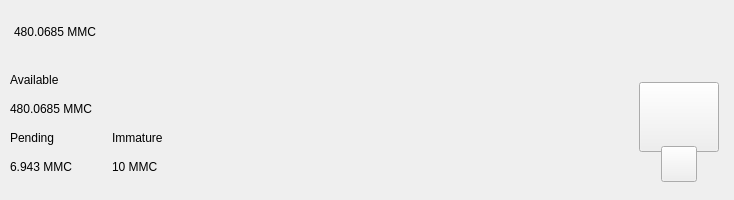
<?xml version="1.0" encoding="UTF-8"?>
<ui version="4.0">
 <class>TopBar</class>
 <widget class="QWidget" name="TopBar">
  <property name="geometry">
   <rect>
    <x>0</x>
    <y>0</y>
    <width>734</width>
    <height>200</height>
   </rect>
  </property>
  <property name="minimumSize">
   <size>
    <width>0</width>
    <height>200</height>
   </size>
  </property>
  <property name="maximumSize">
   <size>
    <width>16777215</width>
    <height>200</height>
   </size>
  </property>
  <property name="windowTitle">
   <string>Form</string>
  </property>
  <layout class="QVBoxLayout" name="verticalLayout_10" stretch="0">
   <property name="spacing">
    <number>0</number>
   </property>
   <property name="leftMargin">
    <number>0</number>
   </property>
   <property name="topMargin">
    <number>0</number>
   </property>
   <property name="rightMargin">
    <number>0</number>
   </property>
   <property name="bottomMargin">
    <number>0</number>
   </property>
   <item>
    <widget class="PFBorderImage" name="containerTop">
     <layout class="QVBoxLayout" name="verticalLayout_11">
      <property name="spacing">
       <number>0</number>
      </property>
      <property name="leftMargin">
       <number>0</number>
      </property>
      <property name="topMargin">
       <number>0</number>
      </property>
      <property name="rightMargin">
       <number>0</number>
      </property>
      <property name="bottomMargin">
       <number>0</number>
      </property>
      <item>
       <widget class="QWidget" name="top_container_2" native="true">
        <property name="minimumSize">
         <size>
          <width>0</width>
          <height>65</height>
         </size>
        </property>
        <layout class="QHBoxLayout" name="top_container">
         <property name="spacing">
          <number>0</number>
         </property>
         <property name="leftMargin">
          <number>14</number>
         </property>
         <property name="topMargin">
          <number>0</number>
         </property>
         <property name="rightMargin">
          <number>14</number>
         </property>
         <property name="bottomMargin">
          <number>0</number>
         </property>
         <item alignment="Qt::AlignVCenter">
          <widget class="QWidget" name="widgetTopAmount" native="true">
           <property name="sizePolicy">
            <sizepolicy hsizetype="Preferred" vsizetype="Maximum">
             <horstretch>0</horstretch>
             <verstretch>0</verstretch>
            </sizepolicy>
           </property>
           <layout class="QHBoxLayout" name="horizontalLayout_5">
            <property name="spacing">
             <number>0</number>
            </property>
            <property name="leftMargin">
             <number>0</number>
            </property>
            <property name="topMargin">
             <number>0</number>
            </property>
            <property name="rightMargin">
             <number>0</number>
            </property>
            <property name="bottomMargin">
             <number>0</number>
            </property>
            <item alignment="Qt::AlignTop">
             <widget class="QLabel" name="labelAmountTopPiv">
              <property name="minimumSize">
               <size>
                <width>0</width>
                <height>36</height>
               </size>
              </property>
              <property name="styleSheet">
               <string notr="true">padding:0px;margin:0px;</string>
              </property>
              <property name="text">
               <string notr="true">480.0685 MMC</string>
              </property>
             </widget>
            </item>
           </layout>
          </widget>
         </item>
         <item>
          <spacer name="horizontalSpacer">
           <property name="orientation">
            <enum>Qt::Horizontal</enum>
           </property>
           <property name="sizeHint" stdset="0">
            <size>
             <width>40</width>
             <height>20</height>
            </size>
           </property>
          </spacer>
         </item>
         <item>
          <layout class="QHBoxLayout" name="horizontalLayout_4">
           <property name="spacing">
            <number>12</number>
           </property>
           <property name="rightMargin">
            <number>0</number>
           </property>
           <item alignment="Qt::AlignRight">
            <widget class="QWidget" name="layoutSync" native="true">
             <property name="minimumSize">
              <size>
               <width>0</width>
               <height>36</height>
              </size>
             </property>
             <property name="maximumSize">
              <size>
               <width>16777215</width>
               <height>36</height>
              </size>
             </property>
             <layout class="QVBoxLayout" name="verticalLayout_9">
              <property name="leftMargin">
               <number>0</number>
              </property>
              <property name="topMargin">
               <number>0</number>
              </property>
              <property name="rightMargin">
               <number>0</number>
              </property>
              <property name="bottomMargin">
               <number>0</number>
              </property>
              <item>
               <widget class="ExpandableButton" name="pushButtonSync" native="true">
                <property name="minimumSize">
                 <size>
                  <width>36</width>
                  <height>36</height>
                 </size>
                </property>
                <property name="maximumSize">
                 <size>
                  <width>16777215</width>
                  <height>36</height>
                 </size>
                </property>
               </widget>
              </item>
             </layout>
            </widget>
           </item>
           <item>
            <widget class="ExpandableButton" name="pushButtonHDUpgrade" native="true">
             <property name="minimumSize">
              <size>
               <width>36</width>
               <height>36</height>
              </size>
             </property>
            </widget>
           </item>
           <item>
            <widget class="ExpandableButton" name="pushButtonStack" native="true">
             <property name="minimumSize">
              <size>
               <width>36</width>
               <height>36</height>
              </size>
             </property>
            </widget>
           </item>
           <item>
            <widget class="ExpandableButton" name="pushButtonConf" native="true">
             <property name="minimumSize">
              <size>
               <width>36</width>
               <height>36</height>
              </size>
             </property>
            </widget>
           </item>
           <item>
            <widget class="ExpandableButton" name="pushButtonMasternodes" native="true">
             <property name="minimumSize">
              <size>
               <width>36</width>
               <height>36</height>
              </size>
             </property>
            </widget>
           </item>
           <item>
            <widget class="ExpandableButton" name="pushButtonConsole" native="true">
             <property name="minimumSize">
              <size>
               <width>36</width>
               <height>36</height>
              </size>
             </property>
            </widget>
           </item>
           <item>
            <widget class="ExpandableButton" name="pushButtonColdStaking" native="true">
             <property name="minimumSize">
              <size>
               <width>36</width>
               <height>36</height>
              </size>
             </property>
            </widget>
           </item>
           <item>
            <widget class="ExpandableButton" name="pushButtonConnection" native="true">
             <property name="minimumSize">
              <size>
               <width>36</width>
               <height>36</height>
              </size>
             </property>
            </widget>
           </item>
           <item>
            <widget class="ExpandableButton" name="pushButtonTor" native="true">
             <property name="minimumSize">
              <size>
               <width>36</width>
               <height>36</height>
              </size>
             </property>
            </widget>
           </item>
           <item>
            <widget class="ExpandableButton" name="pushButtonLock" native="true">
             <property name="sizePolicy">
              <sizepolicy hsizetype="Expanding" vsizetype="Expanding">
               <horstretch>0</horstretch>
               <verstretch>0</verstretch>
              </sizepolicy>
             </property>
             <property name="minimumSize">
              <size>
               <width>36</width>
               <height>0</height>
              </size>
             </property>
            </widget>
           </item>
           <item>
            <widget class="ExpandableButton" name="pushButtonTheme" native="true">
             <property name="minimumSize">
              <size>
               <width>36</width>
               <height>36</height>
              </size>
             </property>
             <property name="maximumSize">
              <size>
               <width>16777215</width>
               <height>36</height>
              </size>
             </property>
            </widget>
           </item>
           <item>
            <widget class="ExpandableButton" name="pushButtonFAQ" native="true">
             <property name="minimumSize">
              <size>
               <width>36</width>
               <height>36</height>
              </size>
             </property>
            </widget>
           </item>
          </layout>
         </item>
        </layout>
       </widget>
      </item>
      <item>
       <widget class="QWidget" name="bottom_container" native="true">
        <property name="minimumSize">
         <size>
          <width>0</width>
          <height>135</height>
         </size>
        </property>
        <layout class="QHBoxLayout" name="botton_container">
         <property name="leftMargin">
          <number>10</number>
         </property>
         <property name="topMargin">
          <number>0</number>
         </property>
         <property name="rightMargin">
          <number>10</number>
         </property>
         <property name="bottomMargin">
          <number>10</number>
         </property>
         <item>
          <layout class="QHBoxLayout" name="horizontalLayout_3">
           <property name="bottomMargin">
            <number>9</number>
           </property>
           <item>
            <layout class="QVBoxLayout" name="verticalLayout_7">
             <property name="spacing">
              <number>0</number>
             </property>
             <property name="leftMargin">
              <number>0</number>
             </property>
             <property name="rightMargin">
              <number>30</number>
             </property>
             <item>
              <layout class="QVBoxLayout" name="verticalLayout_2">
               <item>
                <widget class="QLabel" name="labelTitle1">
                 <property name="text">
                  <string>Available</string>
                 </property>
                </widget>
               </item>
               <item>
                <widget class="QLabel" name="labelAmountPiv">
                 <property name="text">
                  <string notr="true">480.0685 MMC</string>
                 </property>
                </widget>
               </item>
              </layout>
             </item>
             <item>
              <layout class="QHBoxLayout" name="horizontalLayout_2">
               <property name="spacing">
                <number>0</number>
               </property>
               <item>
                <layout class="QVBoxLayout" name="verticalLayout_3">
                 <item>
                  <widget class="QLabel" name="labelTitle3">
                   <property name="text">
                    <string>Pending</string>
                   </property>
                  </widget>
                 </item>
                 <item>
                  <widget class="QLabel" name="labelPendingPiv">
                   <property name="text">
                    <string notr="true">6.943 MMC</string>
                   </property>
                  </widget>
                 </item>
                </layout>
               </item>
               <item>
                <spacer name="horizontalSpacer_3">
                 <property name="orientation">
                  <enum>Qt::Horizontal</enum>
                 </property>
                 <property name="sizeType">
                  <enum>QSizePolicy::Fixed</enum>
                 </property>
                 <property name="sizeHint" stdset="0">
                  <size>
                   <width>40</width>
                   <height>20</height>
                  </size>
                 </property>
                </spacer>
               </item>
               <item>
                <layout class="QVBoxLayout" name="verticalLayout_4">
                 <item>
                  <widget class="QLabel" name="labelTitle4">
                   <property name="text">
                    <string>Immature</string>
                   </property>
                  </widget>
                 </item>
                 <item>
                  <widget class="QLabel" name="labelImmaturePiv">
                   <property name="text">
                    <string notr="true">10 MMC</string>
                   </property>
                  </widget>
                 </item>
                </layout>
               </item>
              </layout>
             </item>
            </layout>
           </item>
          </layout>
         </item>
         <item>
          <spacer name="horizontalSpacer_2">
           <property name="orientation">
            <enum>Qt::Horizontal</enum>
           </property>
           <property name="sizeHint" stdset="0">
            <size>
             <width>40</width>
             <height>20</height>
            </size>
           </property>
          </spacer>
         </item>
         <item alignment="Qt::AlignHCenter|Qt::AlignVCenter">
          <widget class="QWidget" name="qrContainer" native="true">
           <property name="sizePolicy">
            <sizepolicy hsizetype="Preferred" vsizetype="Minimum">
             <horstretch>0</horstretch>
             <verstretch>0</verstretch>
            </sizepolicy>
           </property>
           <property name="minimumSize">
            <size>
             <width>90</width>
             <height>110</height>
            </size>
           </property>
           <property name="maximumSize">
            <size>
             <width>90</width>
             <height>110</height>
            </size>
           </property>
           <layout class="QVBoxLayout" name="containerQR">
            <property name="spacing">
             <number>0</number>
            </property>
            <property name="leftMargin">
             <number>5</number>
            </property>
            <property name="topMargin">
             <number>10</number>
            </property>
            <property name="rightMargin">
             <number>5</number>
            </property>
            <property name="bottomMargin">
             <number>0</number>
            </property>
            <item>
             <widget class="QPushButton" name="btnQr">
              <property name="minimumSize">
               <size>
                <width>70</width>
                <height>70</height>
               </size>
              </property>
              <property name="maximumSize">
               <size>
                <width>16777215</width>
                <height>70</height>
               </size>
              </property>
              <property name="focusPolicy">
               <enum>Qt::NoFocus</enum>
              </property>
              <property name="text">
               <string/>
              </property>
              <property name="iconSize">
               <size>
                <width>70</width>
                <height>70</height>
               </size>
              </property>
             </widget>
            </item>
            <item>
             <spacer name="verticalSpacer">
              <property name="orientation">
               <enum>Qt::Vertical</enum>
              </property>
              <property name="sizeType">
               <enum>QSizePolicy::Fixed</enum>
              </property>
              <property name="sizeHint" stdset="0">
               <size>
                <width>20</width>
                <height>20</height>
               </size>
              </property>
             </spacer>
            </item>
            <item alignment="Qt::AlignHCenter|Qt::AlignBottom">
             <widget class="QPushButton" name="pushButtonQR">
              <property name="minimumSize">
               <size>
                <width>36</width>
                <height>36</height>
               </size>
              </property>
              <property name="maximumSize">
               <size>
                <width>36</width>
                <height>36</height>
               </size>
              </property>
              <property name="focusPolicy">
               <enum>Qt::NoFocus</enum>
              </property>
              <property name="text">
               <string/>
              </property>
             </widget>
            </item>
           </layout>
          </widget>
         </item>
        </layout>
       </widget>
      </item>
     </layout>
    </widget>
   </item>
  </layout>
 </widget>
 <customwidgets>
  <customwidget>
   <class>ExpandableButton</class>
   <extends>QWidget</extends>
   <header>qt/pivx/expandablebutton.h</header>
   <container>1</container>
  </customwidget>
  <customwidget>
   <class>PFBorderImage</class>
   <extends>QFrame</extends>
   <header>qt/pivx/pfborderimage.h</header>
   <container>1</container>
  </customwidget>
 </customwidgets>
 <resources/>
 <connections/>
</ui>
